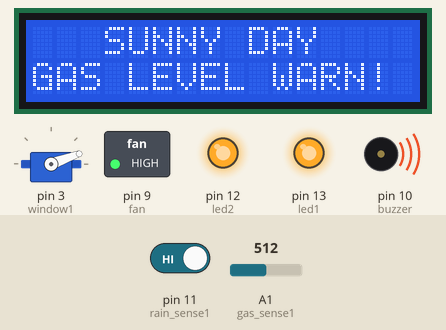
The sketch below on a simulated Arduino Uno, built with avr-gcc and run on an emulated ATmega328P. Parts: 16×2 character LCD, servo, switched loads named in the sketch (green lamp = pin HIGH), output pins drawn as LEDs (lit = HIGH), buzzer (waves = sounding, pin HIGH). The inputs (shaded band) are chosen by the test bench; at power-on: pin 11 (rain_sense1) HIGH, A1 (gas_sense1) = 512. What the sketch prints to the serial monitor is not drawn.

Above: at 1.2 s.
1.3 s: pin 11 (rain_sense1) driven LOW
At 2.9 s:
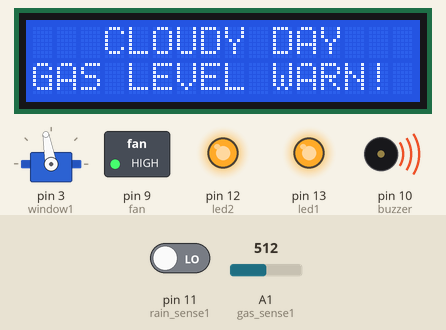
3.2 s: A1 (gas_sense1) set to 192
4.7 s: A1 (gas_sense1) set to 167
At 5.9 s:
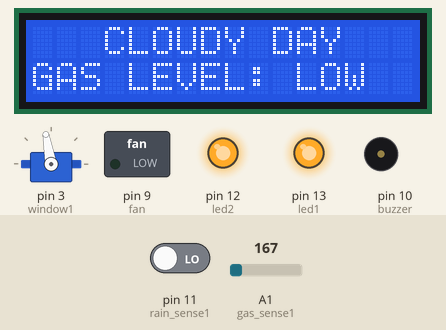
6.2 s: pin 11 (rain_sense1) driven HIGH
At 7.8 s:
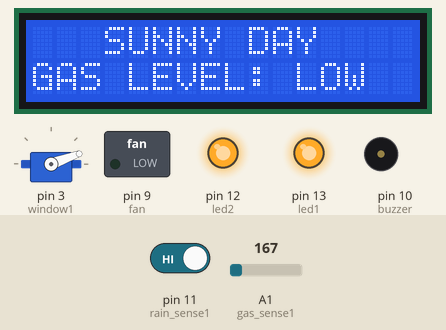
8.1 s: A1 (gas_sense1) set to 148
9.6 s: A1 (gas_sense1) set to 130
At 11.0 s:
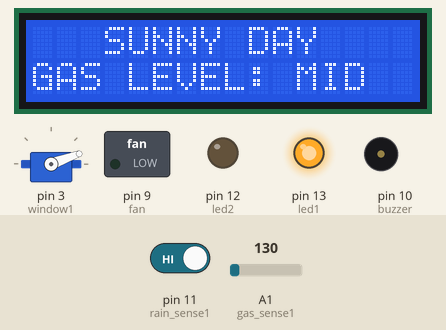
Timing chart, 0 to 12.1 s (numbered marks = the images above; inputs shaded):
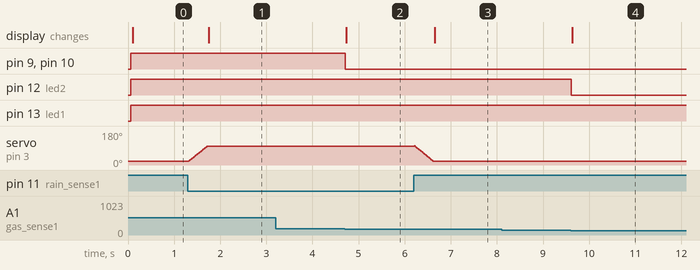

The sketch:

Combined_code_Automation.ino
```cpp
#include<Servo.h>
#include <Wire.h>
#include <LiquidCrystal_I2C.h>
LiquidCrystal_I2C lcd(0x27, 16, 2);
Servo window1;
int rain_sense1 = 11;
#define window1_close 100
#define window1_open 20
#define gas_sense1 A1
#define gas1_lvl1 110
#define gas1_lvl2 140
#define gas1_lvl3 180
#define led1 13
#define led2 12
#define buzzer 10
#define fan 9
int p = window1_open;
int gas_value, rain1_value;
int temp_rain = 2, temp_gas = 4;

void setup() {
  lcd.init(); lcd.backlight();
  Serial.begin(9600);
  pinMode(led1, OUTPUT);
  pinMode(led2, OUTPUT);
  pinMode(buzzer, OUTPUT);
  pinMode(fan, OUTPUT);
  pinMode(rain_sense1, INPUT);
  window1.attach(3);
  window1.write(p);
}

void loop() {
  gas();
  rain1();
  show();
}
```

Gas.ino
```cpp
void gas(){
  gas_value = analogRead(gas_sense1);
  Serial.println(gas_value);
  if(gas_value <=gas1_lvl1){
    gas_value = 0;
    digitalWrite(led1, LOW);
    digitalWrite(led2, LOW);
    digitalWrite(buzzer, LOW);
    digitalWrite(fan, LOW);
  }
  else if(gas_value <=gas1_lvl2){
    gas_value = 1;
    digitalWrite(led1, HIGH);
    digitalWrite(led2, LOW);
    digitalWrite(buzzer, LOW);
    digitalWrite(fan, LOW);
  }
  else if(gas_value <=gas1_lvl3){
    gas_value = 2;
    digitalWrite(led1, HIGH);
    digitalWrite(led2, HIGH);
    digitalWrite(buzzer, LOW);
    digitalWrite(fan, LOW);
  }
  else {
    gas_value = 3;
    digitalWrite(led1, HIGH);
    digitalWrite(led2, HIGH);
    digitalWrite(buzzer, HIGH);
    digitalWrite(fan, HIGH);
  }
}
```

display.ino
```cpp
void show() {
  if (temp_rain != rain1_value || temp_gas != gas_value) {
    temp_rain = rain1_value;
    temp_gas = gas_value;
    lcd.clear(); lcd.setCursor(0, 0);
    (rain1_value == 1) ? lcd.print("   SUNNY DAY") : lcd.print("   CLOUDY DAY");

    //gas sensor display
    lcd.setCursor(0,1);
    if(gas_value == 0) lcd.print("GAS LEVEL: LOW");
    else if(gas_value == 1) lcd.print("GAS LEVEL: MID");
    else if(gas_value == 2) lcd.print("GAS LEVEL: LOW");
    else if(gas_value == 3) lcd.print("GAS LEVEL WARN!");
  }
}
```

rain1.ino
```cpp
void rain1() {
  rain1_value = digitalRead(rain_sense1);
  if (rain1_value == 0) {
    while (p <= window1_close) {
      window1.write(p); p++; delay(5);
      if (rain1_value == 1) break;
    }
  }
  else
    while (p >= window1_open) {
      window1.write(p); p--; delay(5);
      if (rain1_value == 0) break;
    }
}
```

Measured:
- the behaviour switches between 181 and 180 on A1 (gas_sense1) (found by bisection; images 1 and 2)
- the behaviour switches between 141 and 140 on A1 (gas_sense1) (found by bisection; images 3 and 4)
- after the input at 1.3 s, the display: changes after 0.45 s (image 1)
- after the input at 3.2 s, every drawn part: stays the same
- after the input at 4.7 s, pin 9 (fan), pin 10 (buzzer): HIGH → LOW at once; the display: changes at once (image 2)
- after the input at 6.2 s, the display: changes after 0.45 s (image 3)
- after the input at 8.1 s, every drawn part: stays the same
- after the input at 9.6 s, pin 12 (led2): HIGH → LOW at once; the display: changes at once (image 4)
